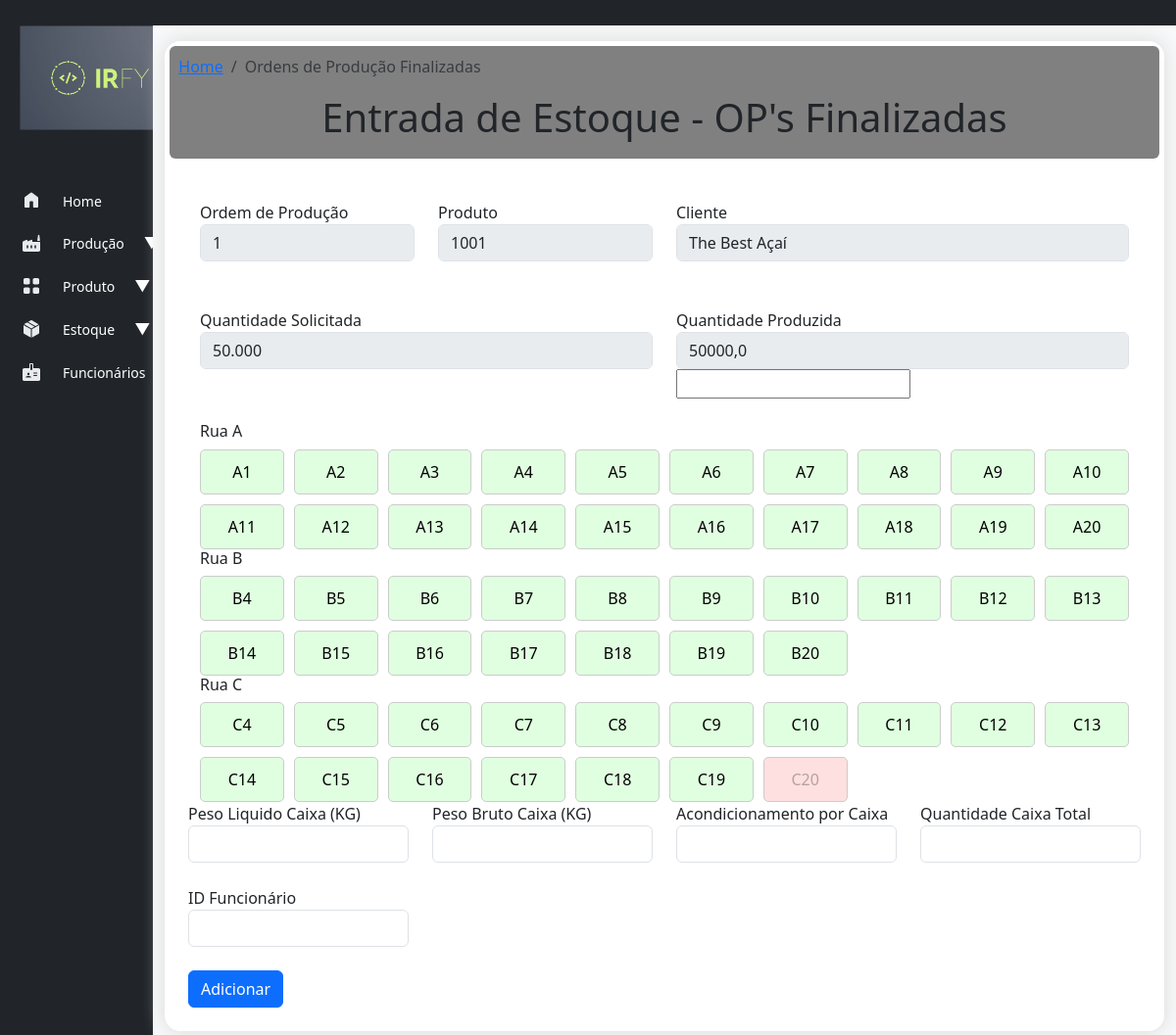
The page /estoque/entrada_estoque/1/ on the database as committed earlier.
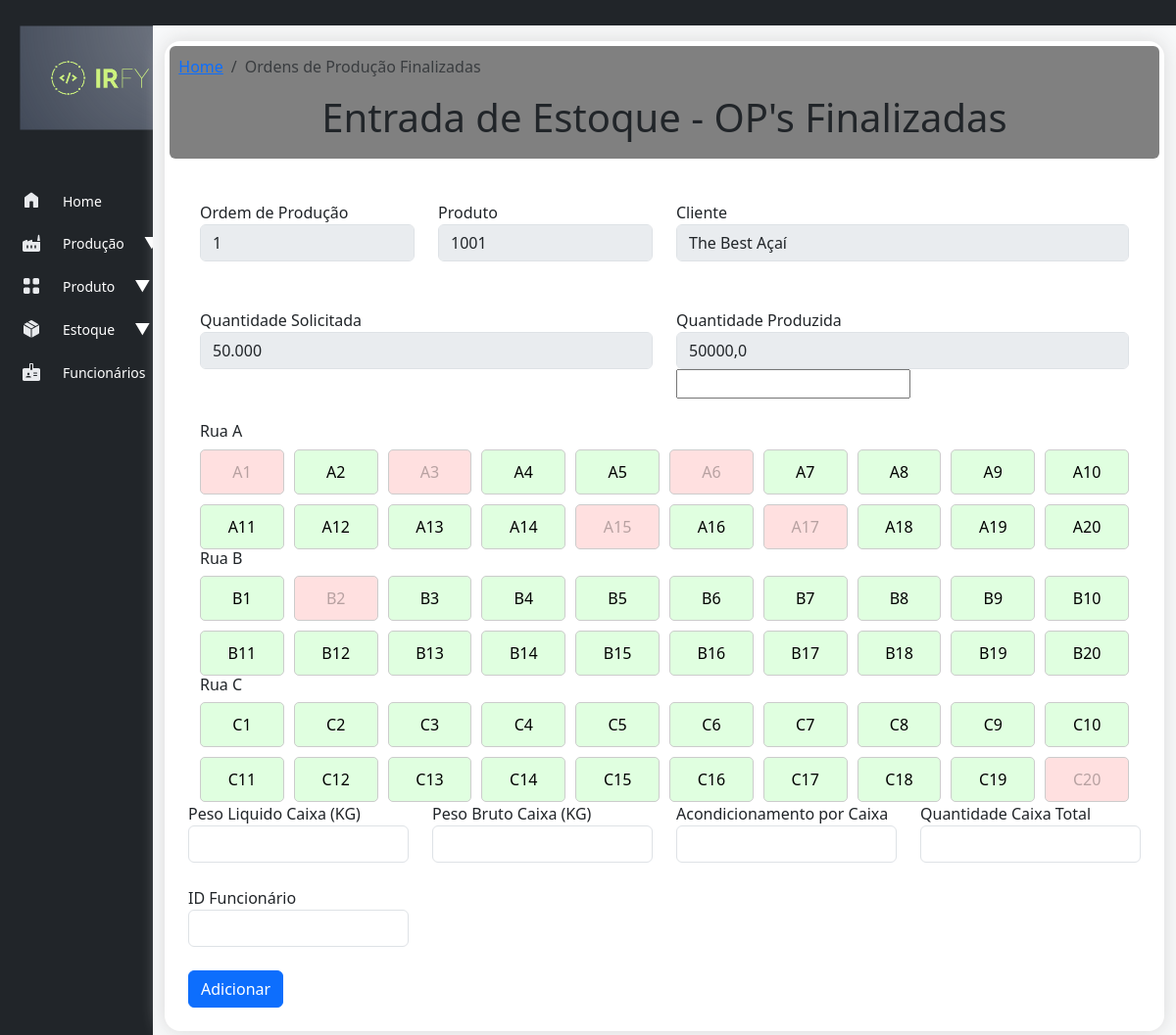
The same page on the database as committed later.
### estoque/models.py (models this page shows, shortened)
class Drive(models.Model):
    rua = models.CharField(max_length=1, choices=[('A', 'Rua A'), ('B', 'Rua B'), ('C', 'Rua C')])
    numero = models.PositiveIntegerField()
    ocupado = models.BooleanField(default=False)
    produto = models.ForeignKey(Produto, on_delete=models.SET_NULL, null=True, blank=True)
    class Meta:
        unique_together = ('rua', 'numero')

### estoque/views.py (the view, shortened to what this page needs)
# urls.py: path('entrada_estoque/<ordem_producao_id>/', views.entrada_estoque, name='entrada_estoque'),
def entrada_estoque(request, ordem_producao_id):
    drives = Drive.objects.order_by('rua', 'numero')
    ordem_producao = get_object_or_404(OrdemProducao, id=ordem_producao_id)
    return render(request, 'estoque_acabado/entrada_estoque.html', {'drives': drives, 'ordem_producao': ordem_producao})

### cadastro/models.py (called while the page is built)
    def __str__(self):
        return self.nome_cliente

    def __str__(self):
        return self.codigo

### estoque/templates/estoque_acabado/entrada_estoque.html (shortened to what this page needs)
{% extends "base.html" %}
{% load static %}
{% load humanize %}
{% block header %}
<nav aria-label="breadcrumb">
  <ol class="breadcrumb">
    <li class="breadcrumb-item"><a href="{% url 'index' %}">Home</a></li>
    <li class="breadcrumb-item active" aria-current="page">Ordens de Produção Finalizadas</li>
  </ol>
</nav>
<h2 style="text-align: center;" class="display-6">Entrada de Estoque - OP's Finalizadas</h2>
{% endblock header %}
{% block content %}
{% block extra_css %}
<link rel="stylesheet" href="{% static 'style/estoque.css' %}">
{% endblock %}
<div class="container-fluid">
  <form method="POST" action="{% url 'entrada_estoque' ordem_producao.id %}">
    <div class="row">
      <div class="col-md-3 mb-4 mt-4">
        <label for="ordem_producao">Ordem de Produção</label>
        <input type="text" class="form-control" name="ordem_producao" id="ordem_producao"
          value="{{ ordem_producao.id }}" disabled>
      </div>
      <div class="col-md-3 mb-4 mt-4">
        <label for="codigo_produto">Produto</label>
        <input type="text" class="form-control" name="codigo_produto_display" id="codigo_produto_display"
          value="{{ ordem_producao.produto }}" disabled>
      </div>
      <div class="col-md-6 mb-4 mt-4">
        <label for="cliente">Cliente</label>
        <input type="text" class="form-control" name="codigo_produto_display" id="cliente"
          value="{{ ordem_producao.cliente }}" disabled>
      </div>
      <div class="col-md-6 mb-4 mt-4">
        <label for="qtdSolicitada">Quantidade Solicitada</label>
        <input type="text" class="form-control" name="qtdSolicitada_display" id="qtdSolicitada_display"
          value="{{ ordem_producao.quantidade | floatformat:0 | intcomma }}" disabled>
      </div>
      <div class="col-md-6 mb-4 mt-4">
        <label for="qtdEntrada">Quantidade Produzida</label>
        <input type="text" class="form-control" name="qtdEntrada_display" id="qtdEntrada_display"
          value="{{ ordem_producao.quantidade_produzida }}" disabled>
        <input type="number" name="qtdEntrada">
      </div>
    </div>
    {% for rua in "ABC" %}
    <h6>Rua {{ rua }}</h6>
    <div class="grid">
      {% for drive in drives|dictsort:"numero" %}
      {% if drive.rua == rua %}
      <button type="button" class="drive {% if drive.ocupado %}ocupado{% else %}livre{% endif %}"
        data-id="{{ drive.id }}" {% if drive.ocupado %}disabled{% endif %}>
        {{ drive.rua }}{{ drive.numero }}
      </button>
      {% endif %}
      {% endfor %}
    </div>
    {% endfor %}
</div>
<div class="row">
  <div class="col-md-3 mb-4">
    <label for="peso_liq_caixa">Peso Liquido Caixa (KG)</label>
    <input type="number" class="form-control" name="peso_liq_caixa" id="peso_liq_caixa" required>
  </div>
  <div class="col-md-3 mb-4">
    <label for="peso_brt_caixa">Peso Bruto Caixa (KG)</label>
    <input type="number" class="form-control" name="peso_brt_caixa" id="peso_brt_caixa" required>
  </div>
  <div class="col-md-3 mb-4">
    <label for="cartucho">Acondicionamento por Caixa</label>
    <input type="text" class="form-control" name="cartucho" id="cartucho" required>
  </div>
  <div class="col-md-3 mb-4">
    <label for="qtd_total_caixa">Quantidade Caixa Total</label>
    <input type="number" class="form-control" name="qtd_total_caixa" id="qtd_total_caixa" required>
  </div>
</div>
<div class="row">
  <div class="col-md-3 mb-4">
    <label for="matricula_funcionario">ID Funcionário</label>
    <input type="text" class="form-control" name="matricula_funcionario" id="matricula_funcionario" required>
  </div>
</div>
</div>
<button type="submit" class="btn btn-primary" onclick="this.disabled=true; this.form.submit();">Adicionar</button>
</div>
{% endblock content %}

Rows that differ between the two databases and show on the page:
changed Drive (number 1 of 60 on the later page): ocupado False → True (drawn)
changed Drive (number 3 of 60 on the later page): ocupado False → True (drawn)
changed Drive (number 6 of 60 on the later page): ocupado False → True (drawn)
changed Drive (number 15 of 60 on the later page): ocupado False → True (drawn)
changed Drive (number 17 of 60 on the later page): ocupado False → True (drawn)
added Drive: rua "B", numero "1"
added Drive: rua "B", numero "2", ocupado True (drawn)
added Drive: rua "B", numero "3"
added Drive: rua "C", numero "1"
added Drive: rua "C", numero "2"
added Drive: rua "C", numero "3"
